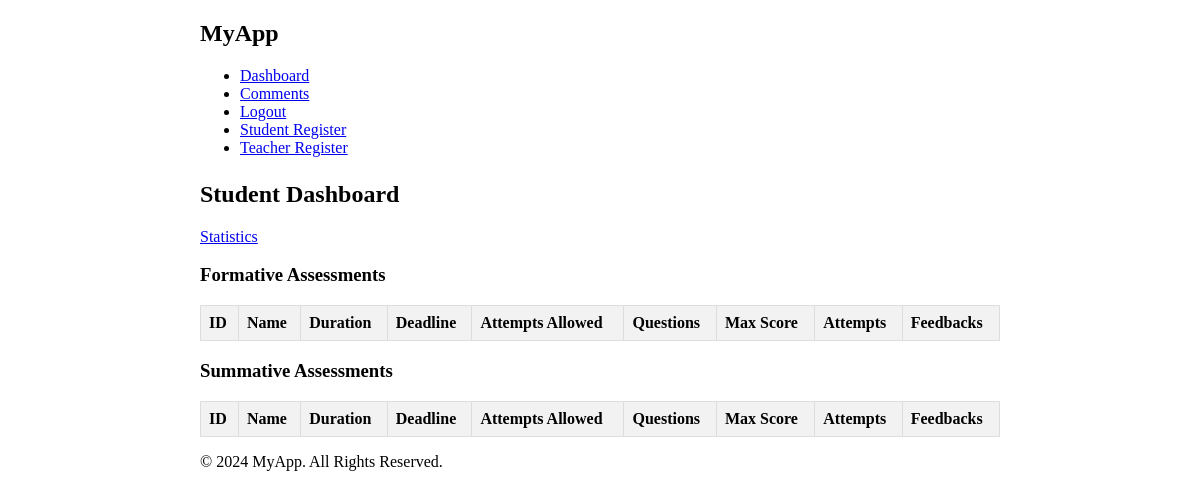
Page /sdashboard (signed in) on the earlier database version.
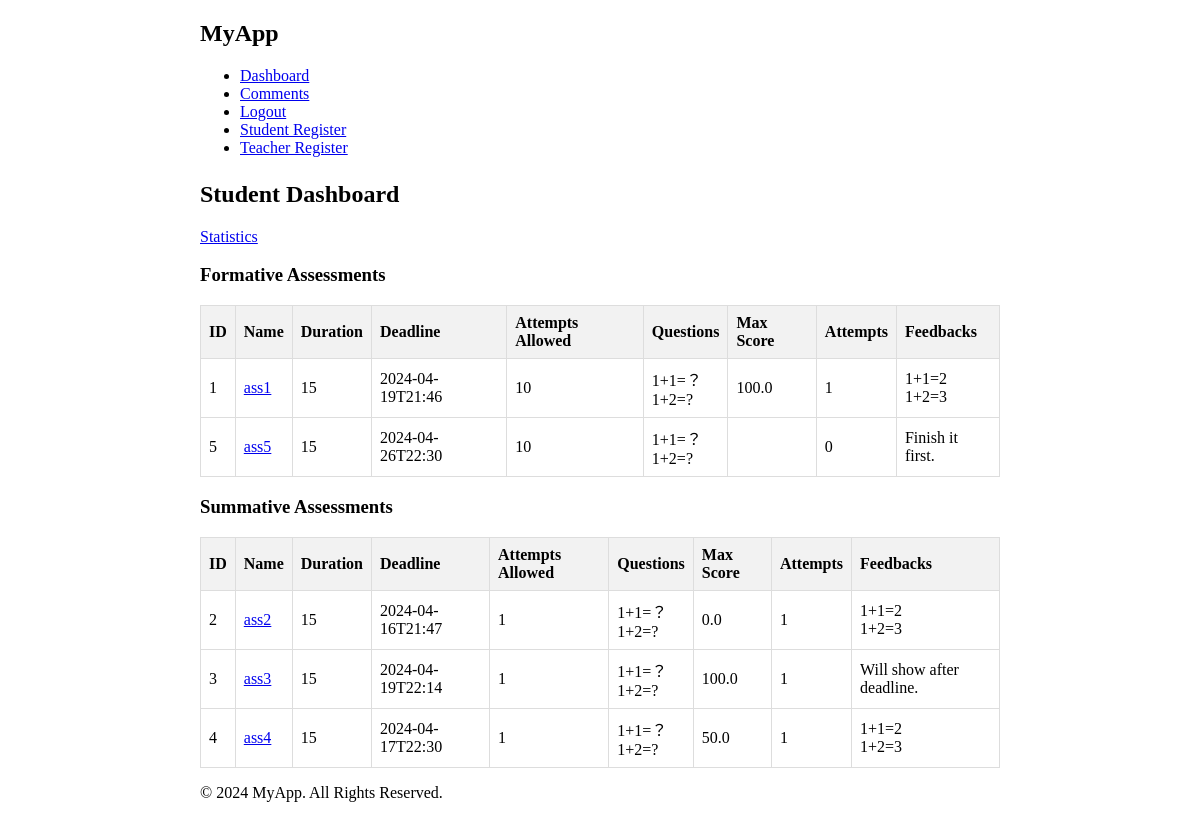
Same page on the later database version.
### app/models/assessment.py (models this page shows, shortened)
class Assessment(db.Model):
    id = db.Column(db.Integer, primary_key=True)
    name = db.Column(db.String(255), unique=True, nullable=False)
    type = db.Column(db.String(255), nullable=False)
    questions = db.relationship('Question', secondary='assessment_question', backref='assessments')
    parameters = db.Column(db.JSON, nullable=True)

### app/models/question.py (models this page shows)
class Question(db.Model):
    id = db.Column(db.Integer, primary_key=True)
    question_text = db.Column(db.Text, nullable=False)
    option_a = db.Column(db.String(200), nullable=False)
    option_b = db.Column(db.String(200), nullable=False)
    option_c = db.Column(db.String(200), nullable=False)
    option_d = db.Column(db.String(200), nullable=False)
    correct_option = db.Column(db.String(100), nullable=False)
    correct_answer = db.Column(db.Text, nullable=False)
    feedback = db.Column(db.Text, nullable=False)
    question_type = db.Column(db.String(50), nullable=False)

### app/routes/dashboard.py (the view)
@app.route('/sdashboard')
def student_dashboard():
    if 'user_id' not in session or session['role'] != 'student':
        return redirect(url_for('login'))
    f_assessments = Assessment.query.filter_by(type='FORMATIVE').all()
    s_assessments = Assessment.query.filter_by(type='SUMMATIVE').all()
    user = User.query.get(session['user_id'])
    if user:
        user_attempts = UserAttempt.query.filter_by(user_id=user.id)
    else:
        return redirect(url_for('home'))
    for assessment in f_assessments:
        deadline = datetime.strptime(assessment.parameters['deadline'], '%Y-%m-%dT%H:%M')
        assessment.deadline = deadline
    for assessment in s_assessments:
        deadline = datetime.strptime(assessment.parameters['deadline'], '%Y-%m-%dT%H:%M')
        assessment.deadline = deadline
    return render_template('student_dashboard.html', now=datetime.now, f_assessments=f_assessments, s_assessments=s_assessments, user_attempts=user_attempts)

### app/templates/student_dashboard.html (shortened to what this page needs)
{% extends "base.html" %}
{% block content %}
<h2>Student Dashboard</h2>
<a href="{{url_for('student_statistic', student_id='my')}}">Statistics</a>
<h3>Formative Assessments</h3>
<table class="custom-table">
    <thead>
        <tr>
            <th>ID</th>
            <th>Name</th>
            <th>Duration</th>
            <th>Deadline</th>
            <th>Attempts Allowed</th>
            <th>Questions</th>
            <th>Max Score</th>
            <th>Attempts</th>
            <th>Feedbacks</th>
        </tr>
    </thead>
    <tbody>
        {% for assessment in f_assessments %}
        <tr>
            <td>{{ assessment.id }}</td>
            <td><a href="{{ url_for('attempt_assessment', assessment_id=assessment.id) }}">{{ assessment.name }}</td>
            <td>{{ assessment.parameters.get('duration') }}</td>
            <td>{{ assessment.parameters.get('deadline') }}</td>
            <td>{{ assessment.parameters.get('attempts') }}</td>
            <td>
                {% for question in assessment.questions %}
                {{ question.question_text }}<br>
                {% endfor %}
            </td>
            <td>
                {{ user_attempts|selectattr('assessment_id', 'equalto', assessment.id)|map(attribute='score')|max }}
            </td>
            <td>
                {{ user_attempts|selectattr('assessment_id', 'equalto', assessment.id)|list|length }}
            </td>
            <td>
                {% set attempt_cnt = user_attempts|selectattr('assessment_id', 'equalto', assessment.id)|list|length %}
                {% if attempt_cnt>0 %}
                    {% if assessment.parameters['feedback'] %}
                        {% for question in assessment.questions %}
                        {{ question.feedback }}<br>
                        {% endfor %}
                    {% endif %}
                {% else %}
                    Finish it first.
                {% endif %}
            </td>
        </tr>
        {% endfor %}
    </tbody>
</table>
<h3>Summative Assessments</h3>
<table class="custom-table">
    <thead>
        <tr>
            <th>ID</th>
            <th>Name</th>
            <th>Duration</th>
            <th>Deadline</th>
            <th>Attempts Allowed</th>
            <th>Questions</th>
            <th>Max Score</th>
            <th>Attempts</th>
            <th>Feedbacks</th>
        </tr>
    </thead>
    <tbody>
        {% for assessment in s_assessments %}
        <tr>
            <td>{{ assessment.id }}</td>
            <td><a href="{{ url_for('attempt_assessment', assessment_id=assessment.id) }}">{{ assessment.name }}</td>
            <td>{{ assessment.parameters.get('duration') }}</td>
            <td>{{ assessment.parameters.get('deadline') }}</td>
            <td>{{ assessment.parameters.get('attempts') }}</td>
            <td>
                {% for question in assessment.questions %}
                {{ question.question_text }}<br>
                {% endfor %}
            </td>
            <td>
                {{ user_attempts|selectattr('assessment_id', 'equalto', assessment.id)|map(attribute='score')|max }}
            </td>
            <td>
                {{ user_attempts|selectattr('assessment_id', 'equalto', assessment.id)|list|length }}
            </td>
            <td>
                {% set attempt_cnt = user_attempts|selectattr('assessment_id', 'equalto', assessment.id)|list|length %}
                {% if attempt_cnt>0 %}
                    {% if assessment.parameters['feedback'] %}
                        {% for question in assessment.questions %}
                        {{ question.feedback }}<br>
                        {% endfor %}
                    {% else %}
                        {% if now() > assessment.deadline %}
                            {% for question in assessment.questions %}
                            {{ question.feedback }}<br>
                            {% endfor %}
                        {% else %}
                            Will show after deadline.
                        {% endif %}
                    {% endif %}
                {% else %}
                    Finish it first.
                {% endif %}
            </td>
        </tr>
        {% endfor %}
    </tbody>
</table>
{% endblock %}

### app/templates/base.html (shortened to what this page needs)
<!DOCTYPE html>
<html lang="en">
<head>
    <link rel="stylesheet" href="{{ url_for('static', filename='style.css') }}">
</head>
<body>
<header>
    <nav>
        <div class="container">
            <h1>MyApp</h1>
            <ul>
                <li><a href="{{ url_for('dashboard') }}">Dashboard</a></li>
                <li><a href="{{ url_for('comments') }}">Comments</a></li>
                <li><a href="{{ url_for('logout') }}">Logout</a></li>
                <li><a href="{{ url_for('register_student') }}">Student Register</a></li>
                <li><a href="{{ url_for('register_teacher') }}">Teacher Register</a></li>
            </ul>
        </div>
    </nav>
</header>
<div class="container mt-4">
    {% block content %}
    {% endblock %}
</div>
<footer>
    <div class="container">
        <p>&copy; 2024 MyApp. All Rights Reserved.</p>
    </div>
</footer>
</body>
</html>

### app/static/style.css (style rules this page uses)
.custom-table { border-collapse: collapse; width: 100%; }
.custom-table th, .custom-table td { border: 1px solid #dddddd; text-align: left; padding: 8px; }
.custom-table th { background-color: #f2f2f2; }

### app/templates/base.html (style rules this page uses)
.container { max-width: 800px; margin: 0 auto; }
.mt-4 { margin-top: 1.5rem; }

Differences in the rows shown:
added Assessment: id "1", name "ass1", parameters.get "15", parameters.get "2024-04-19T21:46", parameters.get "10", id "100.0", shown under "Formative Assessments"
added Question: question_text "1+1=？", feedback "1+1=2"
added Question: question_text "1+2=?", feedback "1+2=3"
added Assessment: id "5", name "ass5", parameters.get "15", parameters.get "2024-04-26T22:30", parameters.get "10", id "0", shows "Finish it first.", shown under "Formative Assessments"
added Assessment: id "2", name "ass2", parameters.get "15", parameters.get "2024-04-16T21:47", parameters.get "1", id "0.0", id "1", shown under "Summative Assessments"
added Assessment: id "3", name "ass3", parameters.get "15", parameters.get "2024-04-19T22:14", parameters.get "1", id "100.0", id "1", shows "Will show after deadline.", shown under "Summative Assessments"
added Assessment: id "4", name "ass4", parameters.get "15", parameters.get "2024-04-17T22:30", parameters.get "1", id "50.0", id "1", shown under "Summative Assessments"
